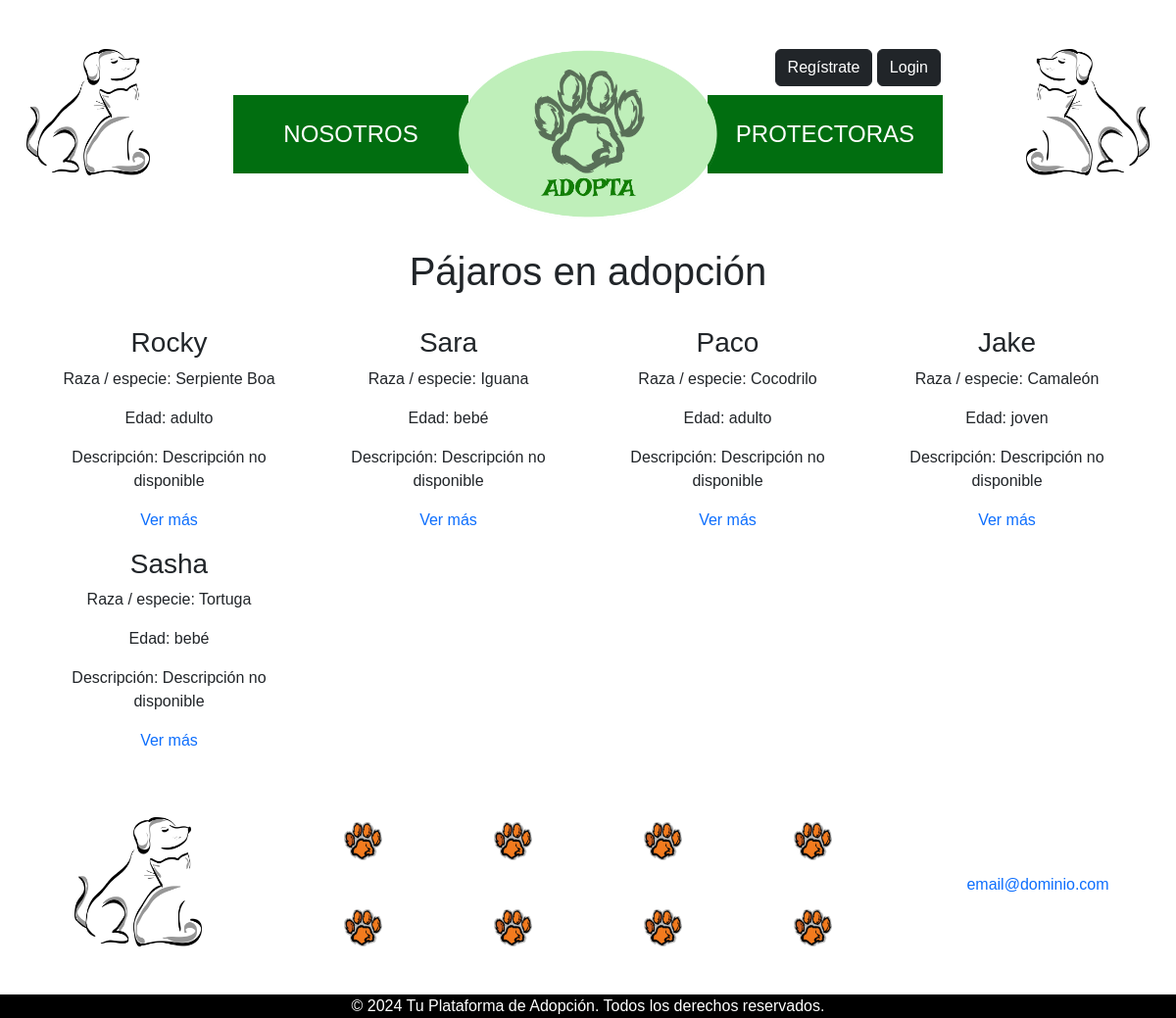
The app's page /public_html/router.php?action=buscarPorEspecie&especie=Pájaros with its own data.
### tables this page shows
CREATE TABLE IF NOT EXISTS `animales` (
  `id_animal` int NOT NULL AUTO_INCREMENT,
  `id_protectora` int DEFAULT NULL,
  `id_especie` int DEFAULT NULL,
  `nombre_animal` varchar(100) NOT NULL,
  `descripcion` longtext,
  `raza` varchar(100) DEFAULT NULL,
  `tamano` enum('enano','pequeño','mediano','grande','gigante') DEFAULT NULL,
  `sexo` enum('Macho','Hembra') DEFAULT NULL,
  `edad` enum('bebé','joven','adulto','anciano') DEFAULT NULL,
  `estado_salud` enum('Bueno','Enfermedad crónica','Malo','Otros (consultar)') DEFAULT NULL,
  `foto_principal` longblob NOT NULL,
  `fotos_adicionales` longblob,
  `adoptado` tinyint(1) DEFAULT '0',
  `urgente` tinyint(1) DEFAULT '0',
  `en_acogida` tinyint(1) DEFAULT '0',
  `esterilizado` enum('Sí','Con compromiso de esterilización') DEFAULT NULL,
  `fallecido` tinyint(1) DEFAULT '0',
  PRIMARY KEY (`id_animal`),
  KEY `id_protectora` (`id_protectora`),
  KEY `id_especie` (`id_especie`)
);

### public_html/index.php (called while the page is built, shortened)
<?php
    include PROJECT_ROOT . '/templates/main.php';
?>

### src/controllers/AnimalController.php (called while the page is built, shortened)
<?php
    require_once PROJECT_ROOT . '/src/models/Animal.php';
    class AnimalController {
        public $animalmodel;
        public function __construct($conn) {
            $this->conn = $conn;
            $this->animalmodel = new Animal($this->conn);
        }
        public function buscarPorEspecie($especie) {
            return $this->animalmodel->getAnimalesPorFiltro('especie', $especie);
        }
    }
?>

### src/models/Animal.php (called while the page is built, shortened)
<?php
    class Animal {
        private $conn;
        public function __construct($db) {
            $this->conn = $db;
        }
        public function getAnimalesPorFiltro($filtro, $valor) {
            if ($filtro = "especie"){
                $query = "SELECT a.*, e.nombre_especie FROM animales a
                JOIN especies e ON a.id_especie = e.id_especie
                WHERE e.nombre_especie = :valor";
                $stmt = $this->conn->prepare($query);
                $stmt->bindParam(':valor', $valor);
                $stmt->execute();
                return $stmt->fetchAll(PDO::FETCH_ASSOC);
            }
        }
    }
?>

### src/views/resultadosPorEspeciesView.php (the view, shortened to what this page needs)
<h1><?php echo htmlspecialchars($especie); ?> en adopción</h1>
<br>
<div id="animales-list" class="container">
    <div id="animales-container" class="row">
        <?php if (empty($animales)): ?>
            <p>No se encontraron animales para esta especie.</p>
        <?php else: ?>
            <?php foreach ($animales as $animal): ?>
                <div class="col-md-3 mb-3">
                    <div class="animal">
                        <h3><?php echo htmlspecialchars($animal['nombre_animal']); ?></h3>
                        <p>Raza / especie: <?php echo htmlspecialchars($animal['raza']); ?></p>
                        <p>Edad: <?php echo htmlspecialchars($animal['edad']); ?></p>
                        <p>Descripción: <?php echo nl2br(htmlspecialchars($animal['descripcion'] ?? 'Descripción no disponible')); ?></p>
                        <a href="casoIndividual.php?id=<?php echo $animal['id_animal']; ?>">Ver más</a>
                    </div>
                </div>
            <?php endforeach; ?>
        <?php endif; ?>
    </div>
</div>

### public_html/assets/css/customStyle.css (style rules this page uses)
* { font-family: Arial, Helvetica, sans-serif; }
html, body { height: 100%; }
body { margin: 50px 0 0 0; display: flex; flex-direction: column; }
a { text-decoration: none !important; }

### records on screen
animales: nombre_animal "Rocky", raza "Serpiente Boa", edad "adulto", descripcion "Descripción no disponible"
animales: nombre_animal "Sara", raza "Iguana", edad "bebé", descripcion "Descripción no disponible"
animales: nombre_animal "Paco", raza "Cocodrilo", edad "adulto", descripcion "Descripción no disponible"
animales: nombre_animal "Jake", raza "Camaleón", edad "joven", descripcion "Descripción no disponible"
animales: nombre_animal "Sasha", raza "Tortuga", edad "bebé", descripcion "Descripción no disponible"

### other values on screen
$especie "Pájaros"
